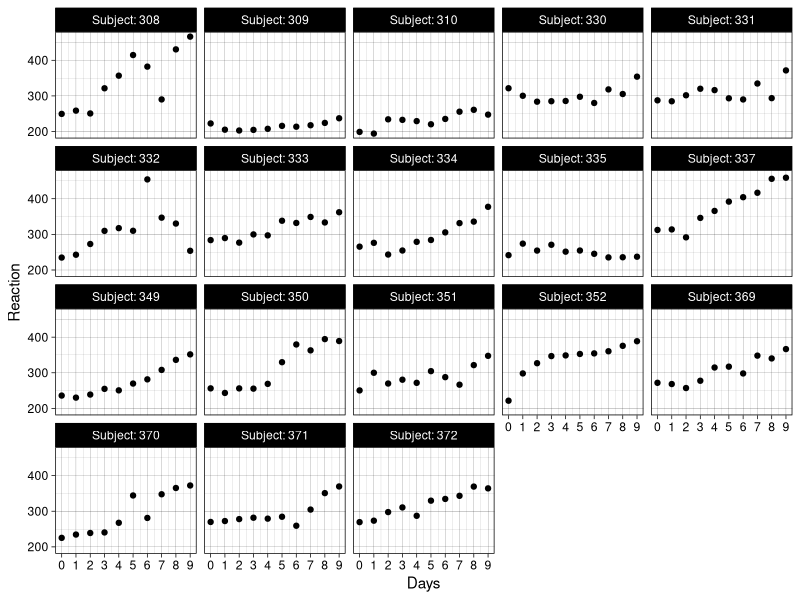
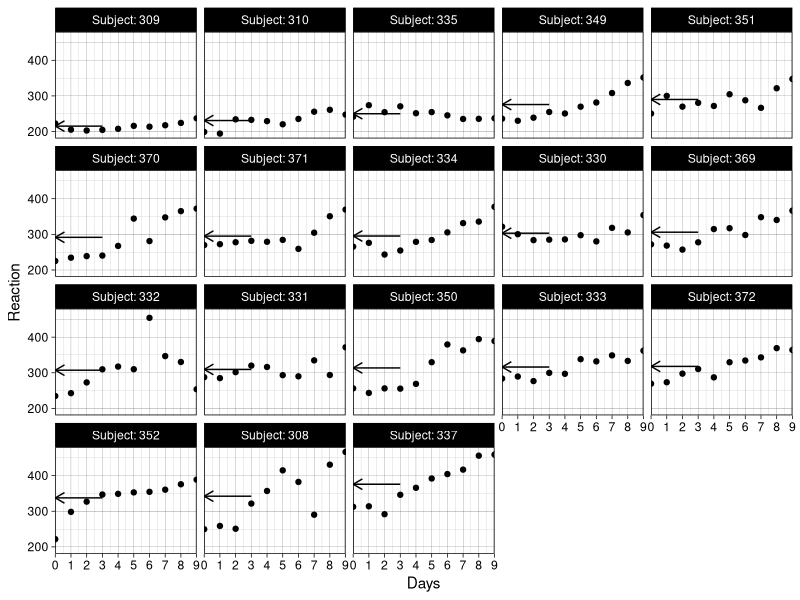
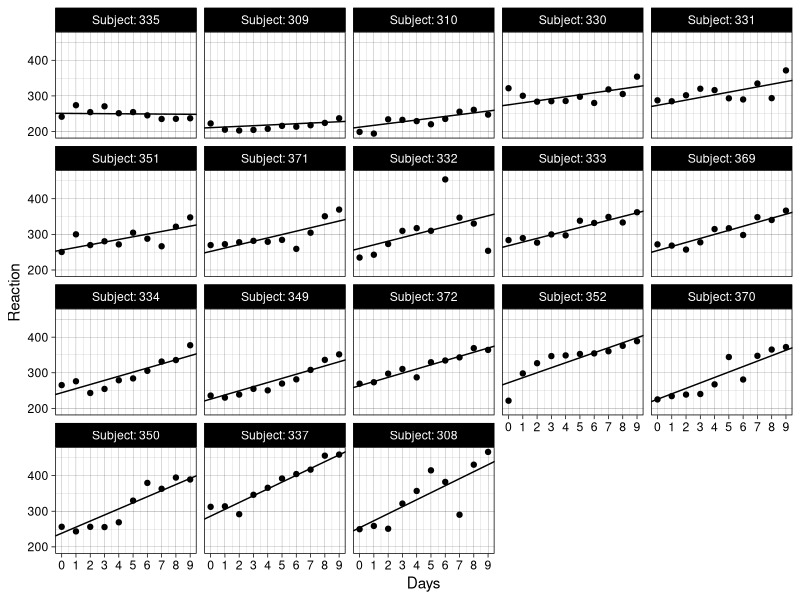

Generate these figures, in order, with R:
## ---- chunk 1
library(tidyverse)
library(knitr)
theme_set(theme_linedraw())
opts_chunk$set(
  fig.retina = 2,
  fig.align = 'center', 
  comment = "#", 
  warning = F, 
  message = F, 
  cache = T,
  fig.width=9,
  fig.height=6
)
## ---- chunk 2
data(sleepstudy, package = "lme4")
head(sleepstudy)
ggplot(sleepstudy, aes(x=Days, y=Reaction)) +
    geom_point() +
    scale_x_continuous(breaks=0:9) +
    facet_wrap("Subject", labeller = label_both)
## ---- chunk 3
sleepstudy <- mutate(sleepstudy,
                     Subject = reorder(Subject, Reaction, mean))
## ---- chunk 4
ggplot(sleepstudy, aes(x=Days, y=Reaction)) +
    geom_point() +
    stat_summary(fun.y=mean, geom="segment",
                 aes(yend=..y.., x=0, xend=3),
                 arrow = arrow(ends = "first", length = unit(.1, "npc"))) +
    scale_x_continuous(breaks=0:9, expand = c(0, 0)) +
    facet_wrap("Subject", labeller = label_both)
## ---- chunk 5
# Step 1: Add values to order on into the data frame
library(lme4)
mod <- lmer(Reaction ~ Days + (Days|Subject), data = sleepstudy)
# Create a data frame with subject IDs and coefficients
coefs <- coef(mod)$Subject %>%
    rownames_to_column("Subject")
names(coefs) <- c("Subject", "Intercept", "Slope")
# Join to main data frame by Subject ID
sleepstudy <- left_join(sleepstudy, coefs, by="Subject")
## ---- chunk 6
# Step 2: Reorder the grouping factor
sleepstudy <- mutate(sleepstudy,
                     Subject = reorder(Subject, Slope))
## ---- chunk 7
ggplot(sleepstudy, aes(x=Days, y=Reaction)) +
    geom_point() +
    geom_abline(aes(intercept = Intercept, slope = Slope)) +
    scale_x_continuous(breaks=0:9) +
    facet_wrap("Subject", labeller = label_both)
